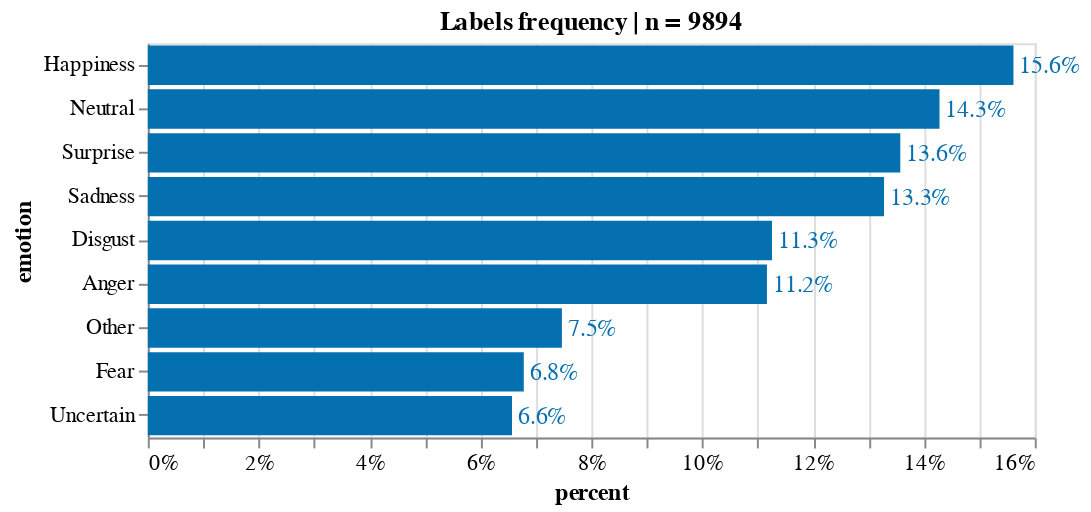

The notebook cell this image was saved under:
### Code cell
source = count_freq_labels(df_emo_answers, X="all") 

# save list of emotions words to avoid repeating this computation later
emotion_words_list = source['emotion'].str.lower().tolist()
emotion_words_list.remove('other')

title = 'Labels frequency | n = '+ source['counts'].sum().astype(str)
X, Y = 'percent:Q', 'emotion:N'
w, h= 450, 200
txs, ls, ts = 12, 11, 12

chart_overall_per = simple_per_bar(
    source, title=title, X=X, Y=Y, width=w, height=h, text_size = txs, label_size = ls, title_size=ts)
chart_overall_per

### Figure 1 — Vega-Lite specification as saved in the notebook (floating-point values rounded to 4 significant figures)
{"config": {"view": {"continuousWidth": 400, "continuousHeight": 300}, "axis": {"labelFontSize": 11, "titleFontSize": 12}}, "layer": [{"mark": "bar", "encoding": {"color": {"condition": {"value": "orange", "test": "(datum.emotion === 'Some')"}, "value": "#0570b0"}, "x": {"type": "quantitative", "axis": {"format": ".0%"}, "field": "percent"}, "y": {"type": "nominal", "field": "emotion", "sort": "-x"}}, "title": "Labels frequency | n = 9894"}, {"mark": {"type": "text", "align": "left", "baseline": "middle", "dx": 3, "fontSize": 12}, "encoding": {"color": {"condition": {"value": "orange", "test": "(datum.emotion === 'Some')"}, "value": "#0570b0"}, "text": {"type": "quantitative", "field": "percent", "format": ".1%"}, "x": {"type": "quantitative", "axis": {"format": ".0%"}, "field": "percent"}, "y": {"type": "nominal", "field": "emotion", "sort": "-x"}}, "title": "Labels frequency | n = 9894"}], "data": {"name": "data-005428293baed6b7594144299f5282b7"}, "height": 200, "width": 450, "$schema": "https://vega.github.io/schema/vega-lite/v4.8.1.json", "datasets": {"data-005428293baed6b7594144299f5282b7": [{"counts": 1545, "emotion": "Happiness", "percent": 0.1562}, {"counts": 1413, "emotion": "Neutral", "percent": 0.1428}, {"counts": 1343, "emotion": "Surprise", "percent": 0.1357}, {"counts": 1314, "emotion": "Sadness", "percent": 0.1328}, {"counts": 1114, "emotion": "Disgust", "percent": 0.1126}, {"counts": 1105, "emotion": "Anger", "percent": 0.1117}, {"counts": 739, "emotion": "Other", "percent": 0.07469}, {"counts": 671, "emotion": "Fear", "percent": 0.06782}, {"counts": 650, "emotion": "Uncertain", "percent": 0.0657}]}}
